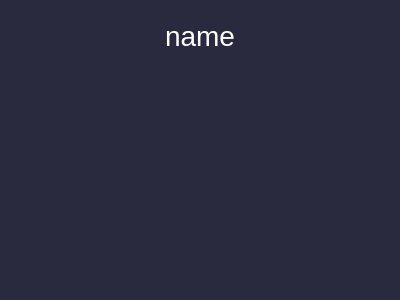
<?xml version="1.0" encoding="UTF-8"?>
<ui version="4.0">
 <class>LJUserViewWidget</class>
 <widget class="QWidget" name="LJUserViewWidget">
  <property name="geometry">
   <rect>
    <x>0</x>
    <y>0</y>
    <width>400</width>
    <height>300</height>
   </rect>
  </property>
  <property name="windowTitle">
   <string>Form</string>
  </property>
  <property name="styleSheet">
   <string notr="true">background:rgb(42, 42, 63);
</string>
  </property>
  <layout class="QVBoxLayout" name="verticalLayout">
   <item>
    <widget class="QWidget" name="widget" native="true">
     <property name="minimumSize">
      <size>
       <width>0</width>
       <height>50</height>
      </size>
     </property>
     <property name="styleSheet">
      <string notr="true">background:rgb(42, 42, 63);
</string>
     </property>
     <layout class="QVBoxLayout" name="verticalLayout_2">
      <item>
       <widget class="QLabel" name="labelName">
        <property name="styleSheet">
         <string notr="true">font:28px;
color:#ffffff;</string>
        </property>
        <property name="text">
         <string>name</string>
        </property>
        <property name="alignment">
         <set>Qt::AlignCenter</set>
        </property>
       </widget>
      </item>
     </layout>
    </widget>
   </item>
   <item>
    <widget class="QWidget" name="widgetView" native="true">
     <property name="sizePolicy">
      <sizepolicy hsizetype="Preferred" vsizetype="Expanding">
       <horstretch>0</horstretch>
       <verstretch>0</verstretch>
      </sizepolicy>
     </property>
    </widget>
   </item>
  </layout>
 </widget>
 <resources/>
 <connections/>
</ui>
